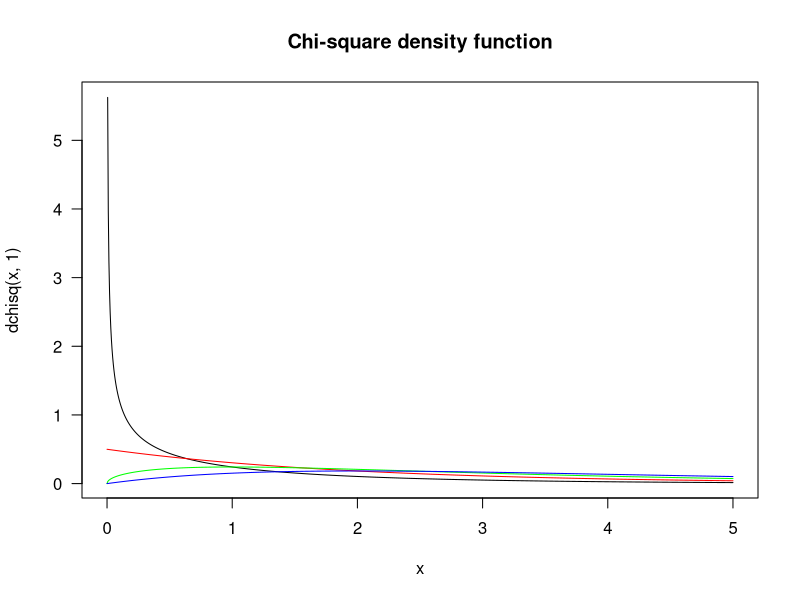

This chart was generated by the following R code:
### Contingency tables, Chi-square and Fisher's exact test

x <- seq(0,5,length=1000)
plot(x,dchisq(x,1),las=1,type="l",main="Chi-square density function",xlab="x")
lines(x,dchisq(x,2),col="red")
lines(x,dchisq(x,3),col="green")
lines(x,dchisq(x,4),col="blue")

qchisq(0.95, 1)

### Contingency table
freq <- matrix(c(38,14,11,51), nrow=2)
freq

chisq.test(freq)

fisher.test(freq)

### Contingency table
ants <- matrix(c(6,4,2,8), nrow=2)
ants

chisq.test(ants)

fisher.test(ants)
